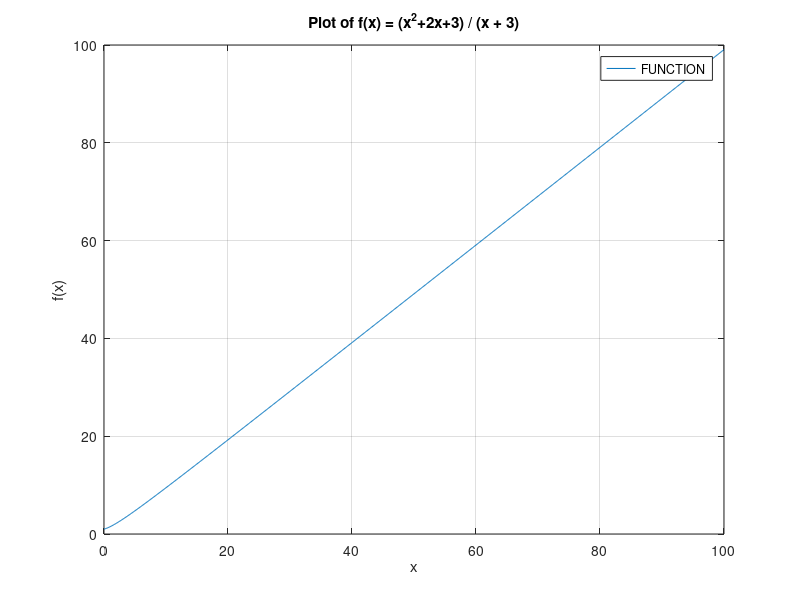

Write the MATLAB code that produced this figure.
% Define the function as an anonymous function
f = @(x) (x.^2 + 2*x + 3) ./ (x + 3);
 
% Create a range of x values from 0 to 100
x = linspace(0, 100, 1000); % Using 1000 points for a smoother plot
 
% Evaluate the function for these x values
y = f(x);
 
% Plot the function
figure; % Create a new figure
plot(x, y);
title('Plot of f(x) = (x^2+2x+3) / (x + 3)');
xlabel('x');
ylabel('f(x)');
grid on; % Add a grid to the plot
legend('FUNCTION')
